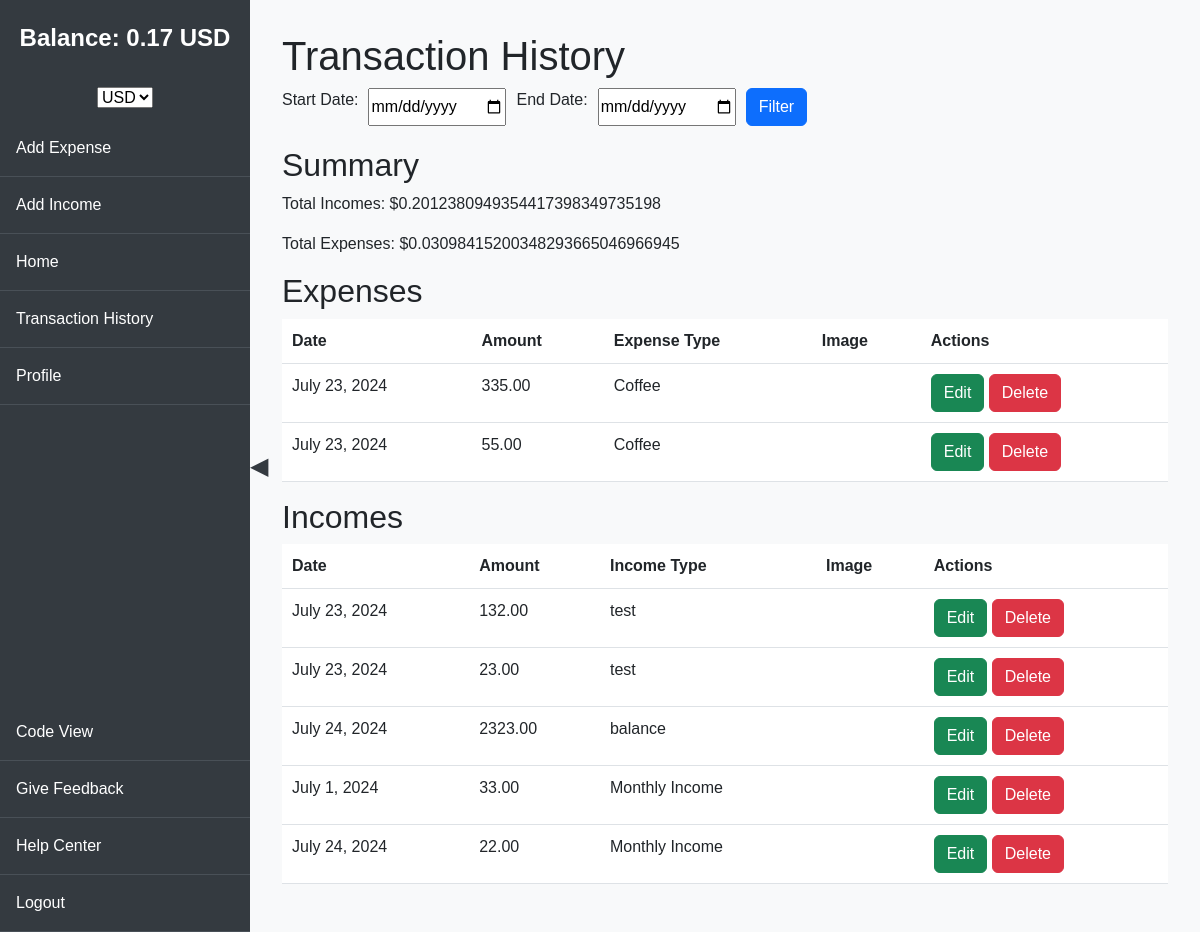
The app's page /history/ (signed in), older data.
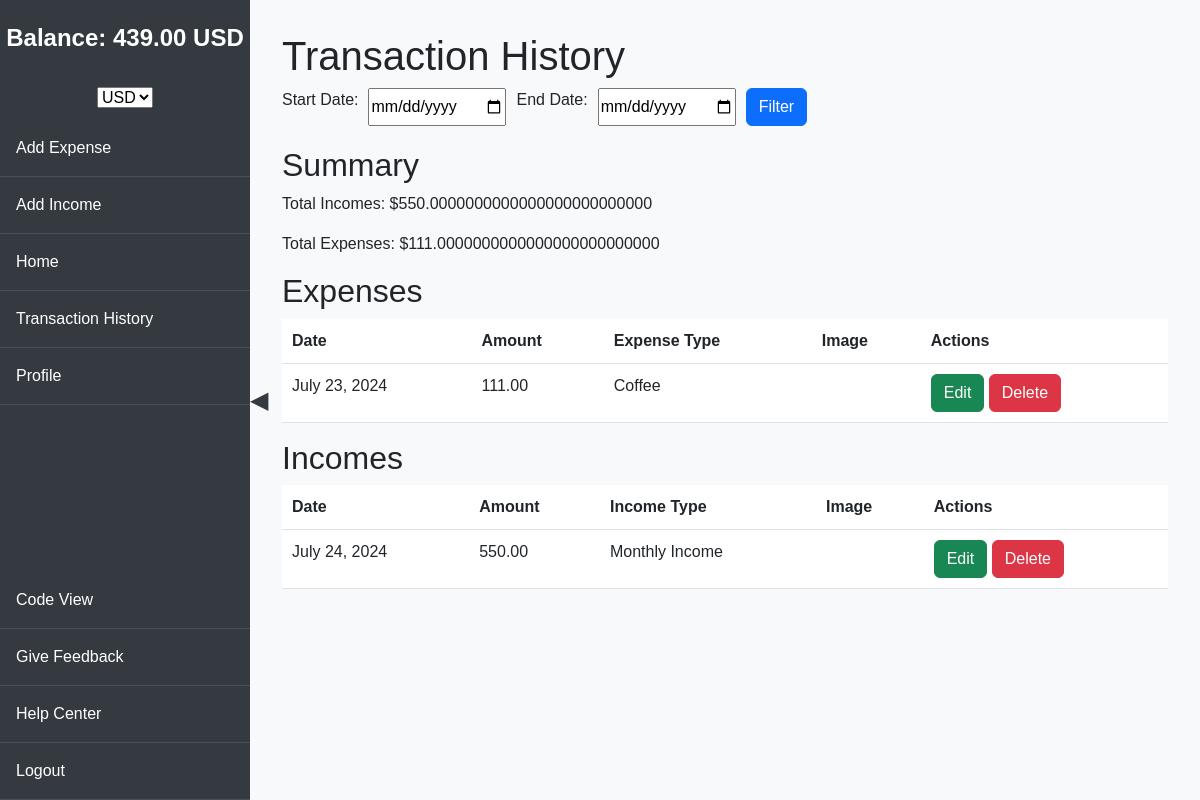
The same page, newer data.
### history/models.py (models this page shows, shortened)
class Expense(models.Model):
    CURRENCY_CHOICES = [
        ('UZS', 'Uzbekistani Som'),
        ('USD', 'US Dollar'),
        ('RUB', 'Russian Rouble'),
    ]
    PAYMENT_METHOD_CHOICES = [
        ('cash', 'Cash'),
        ('card', 'Card'),
        ('crypto', 'Crypto'),
    ]
    amount = models.DecimalField(max_digits=10, decimal_places=2)
    date = models.DateField()
    account_balance = models.ForeignKey(AccountBalance, on_delete=models.CASCADE)
    expense_type = models.ForeignKey(ExpenseType, on_delete=models.SET_NULL, null=True, blank=True)
    manual_expense_type = models.CharField(max_length=50, blank=True, null=True)
    image = models.ImageField(upload_to='expense_images/', blank=True, null=True)
    currency = models.CharField(max_length=3, choices=CURRENCY_CHOICES, default='UZS')
    payment_method = models.CharField(max_length=6, choices=PAYMENT_METHOD_CHOICES, default='cash')

class ExpenseType(models.Model):
    name = models.CharField(max_length=50)
    image = models.ImageField(upload_to='expense_types/')
    def __str__(self):
        return self.name

class Income(models.Model):
    CURRENCY_CHOICES = [
        ('UZS', 'Uzbekistani Som'),
        ('USD', 'US Dollar'),
        ('RUB', 'Russian Rouble'),
    ]
    PAYMENT_METHOD_CHOICES = [
        ('cash', 'Cash'),
        ('card', 'Card'),
        ('crypto', 'Crypto'),
    ]
    amount = models.DecimalField(max_digits=10, decimal_places=2)
    income_type = models.ForeignKey(IncomeType, on_delete=models.SET_NULL, null=True, blank=True)
    manual_income_type = models.CharField(max_length=255, null=True, blank=True)
    manual_income_image = models.ImageField(upload_to='manual_income_types/', null=True, blank=True)
    image = models.ImageField(upload_to='incomes/', null=True, blank=True)
    date = models.DateField()
    account_balance = models.ForeignKey(AccountBalance, on_delete=models.CASCADE)
    currency = models.CharField(max_length=3, choices=CURRENCY_CHOICES, default='UZS')
    payment_method = models.CharField(max_length=6, choices=PAYMENT_METHOD_CHOICES, default='cash')

class IncomeType(models.Model):
    name = models.CharField(max_length=255)
    image = models.ImageField(upload_to='income_types/', null=True, blank=True)

### history/views.py (the view)
# urls.py: path('', include('history.urls')),
@login_required
def history(request):
    selected_currency = get_selected_currency(request)
    start_date = request.GET.get('start_date')
    end_date = request.GET.get('end_date')
    expenses = Expense.objects.all()
    incomes = Income.objects.all()
    if start_date and end_date:
        start_date = datetime.strptime(start_date, '%Y-%m-%d')
        end_date = datetime.strptime(end_date, '%Y-%m-%d')
        expenses = expenses.filter(date__range=(start_date, end_date))
        incomes = incomes.filter(date__range=(start_date, end_date))
    total_expenses = sum(convert_to_uzs(expense.amount, expense.currency) for expense in expenses)
    total_incomes = sum(convert_to_uzs(income.amount, income.currency) for income in incomes)
    converted_total_expenses = total_expenses / Decimal(CURRENCY_RATES[selected_currency])
    converted_total_incomes = total_incomes / Decimal(CURRENCY_RATES[selected_currency])
    balance = total_incomes - total_expenses
    converted_balance = balance / Decimal(CURRENCY_RATES[selected_currency])
    context = {
        'expenses': expenses,
        'incomes': incomes,
        'total_expenses': converted_total_expenses,
        'total_incomes': converted_total_incomes,
        'balance': converted_balance,
        'currency': selected_currency,
    }
    return render(request, 'history/history.html', context)

### history/context_processors.py (called while the page is built)
def account_balance(request):
    if request.user.is_authenticated:
        account_balance, created = AccountBalance.objects.get_or_create(user=request.user)
        return {'balance': account_balance.balance}
    return {}

### history/views.py (called while the page is built)
def convert_to_uzs(amount, currency):
    if currency not in CURRENCY_RATES:
        raise ValueError("Unsupported currency type")
    return amount * Decimal(CURRENCY_RATES[currency])

def get_selected_currency(request):
    return request.GET.get('currency', 'USD')

### templates/history/history.html (shortened to what this page needs)
{% extends 'base.html' %}
{% block content %}
<h1 class="animate__animated animate__fadeIn">Transaction History</h1>
<form class="date-filter-form" method="get" action="{% url 'history' %}">
    <label for="start_date">Start Date:</label>
    <input type="date" id="start_date" name="start_date" required>
    <label for="end_date">End Date:</label>
    <input type="date" id="end_date" name="end_date" required>
    <button type="submit" class="btn btn-primary">Filter</button>
</form>
<h2 class="animate__animated animate__fadeIn">Summary</h2>
<p>Total Incomes: ${{ total_incomes }}</p>
<p>Total Expenses: ${{ total_expenses }}</p>
<h2 class="animate__animated animate__fadeIn">Expenses</h2>
<table class="transaction-table table table-hover">
    <thead>
        <tr>
            <th>Date</th>
            <th>Amount</th>
            <th>Expense Type</th>
            <th>Image</th>
            <th>Actions</th>
        </tr>
    </thead>
    <tbody>
        {% for expense in expenses %}
        <tr>
            <td>{{ expense.date }}</td>
            <td>{{ expense.amount }}</td>
            <td>{{ expense.expense_type }}</td>
            <td>{% if expense.image %}<img src="{{ expense.image.url }}" alt="Expense Image" width="50">{% endif %}</td>
            <td class="action-buttons">
                <a href="{% url 'edit_expense' expense.pk %}" class="btn btn-success">Edit</a>
                <a href="{% url 'delete_expense' expense.pk %}" class="btn btn-danger">Delete</a>
            </td>
        </tr>
        {% endfor %}
    </tbody>
</table>
<h2 class="animate__animated animate__fadeIn">Incomes</h2>
<table class="transaction-table table table-hover">
    <thead>
        <tr>
            <th>Date</th>
            <th>Amount</th>
            <th>Income Type</th>
            <th>Image</th>
            <th>Actions</th>
        </tr>
    </thead>
    <tbody>
        {% for income in incomes %}
        <tr>
            <td>{{ income.date }}</td>
            <td>{{ income.amount }}</td>
            <td>{{ income.income_type.name }}</td>
            <td>{% if income.image %}<img src="{{ income.image.url }}" alt="Income Image" width="50">{% endif %}</td>
            <td class="action-buttons">
                <a href="{% url 'edit_income' income.pk %}" class="btn btn-success">Edit</a>
                <a href="{% url 'delete_income' income.pk %}" class="btn btn-danger">Delete</a>
            </td>
        </tr>
        {% endfor %}
    </tbody>
</table>
{% endblock %}

Row changes from the older to the newer data that the page shows:
removed Expense: date "July 23, 2024", amount "335.00", expense_type "Coffee"
removed Expense: date "July 23, 2024", amount "55.00", expense_type "Coffee"
removed Income: date "July 23, 2024", amount "132.00", income_type.name "test"
removed Income: date "July 23, 2024", amount "23.00", income_type.name "test"
removed Income: date "July 24, 2024", amount "2323.00", income_type.name "balance"
removed Income: date "July 1, 2024", amount "33.00", income_type.name "Monthly Income"
removed Income: date "July 24, 2024", amount "22.00", income_type.name "Monthly Income"
added Expense: date "July 23, 2024", amount "111.00", expense_type "Coffee"
added Income: date "July 24, 2024", amount "550.00", income_type.name "Monthly Income"
Text that changed along with them:
{{ balance|floatformat:2 }}: "0.17" → "439.00"
{{ total_incomes }}: "0.2012380949354417398349735198" → "550.0000000000000000000000000"
{{ total_expenses }}: "0.03098415200348293665046966945" → "111.0000000000000000000000000"
